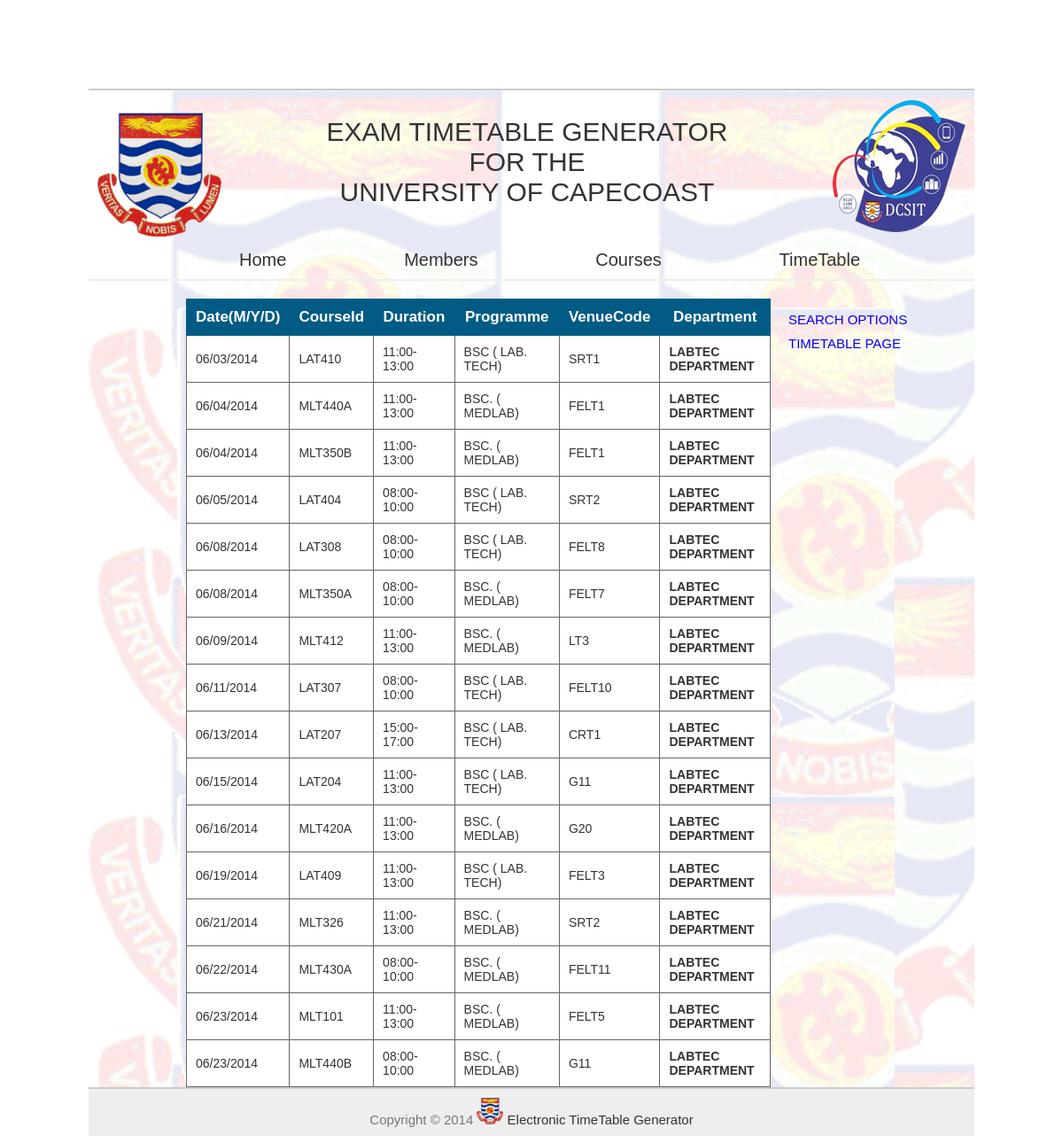
/sampleWebApp/finaladvancedSearchResults.php?departments=LABTEC DEPARTMENT, run on the app's committed database.
### tables this page shows
CREATE TABLE IF NOT EXISTS `finaltimetable` (
  `Level` int(30) NOT NULL,
  `Programme` varchar(255) NOT NULL,
  `FinalId` int(11) NOT NULL AUTO_INCREMENT,
  `CourseId` varchar(255) NOT NULL,
  `Date` varchar(50) NOT NULL,
  `Duration` varchar(255) NOT NULL,
  `VenueCode` varchar(255) NOT NULL,
  `department` varchar(100) NOT NULL,
  PRIMARY KEY (`FinalId`)
);

### sampleWebApp/finaladvancedSearchResults.php (the view, shortened to what this page needs)
<!DOCTYPE html>
<html xmlns="http://www.w3.org/1999/xhtml" xml:lang="en">
<head>
<link rel="stylesheet" href="css/main.css" type="text/css" />
<link rel="stylesheet" href="css/table.css" type="text/css" />
<link rel="stylesheet" href="css/paginationStyle.css" type="text/css" />
</head>
<body>
<div id="container">
  <div id="header">
		<?php include 'header.php'?>
  </div>
  <div id = "menuPanel">
			<?php include 'menuPanel.php'?>
   </div>
  <div id="sidebar" style="margin-left:20px;">
  <p><a href = "finaladvancedSearch.php" style = "font-size:15px;color:blue">SEARCH OPTIONS</a></p>
  <p><a href = "finaltimetable.php" style = "color:blue;text-align:center;font-size:15px;">
	TIMETABLE PAGE</a></p>
  </div>
  <div id = "content">
<?php
	$error_search = "";
    $query = $_GET['departments'];
    $min_length = 3;
    if(strlen($query) >= $min_length){
        $query = htmlspecialchars($query);
		$query = strtoupper($query);
        $query = mysql_real_escape_string($query);
        $raw_results = mysql_query("SELECT * FROM finaltimetable
            WHERE (`department` LIKE '%".$query."%') ORDER BY Date") or die(mysql_error());
        if(mysql_num_rows($raw_results) > 0){
				echo '<table border = "1" style="margin-top:-35px;margin-left:100px;" >';
				echo
						'<tr>
							<th            >Date(M/Y/D)  </th>
							<th colspan = 2>CourseId  </th>
							<th colspan = 2>Duration </th>
							<th colspan = 2>Programme </th>
							<th colspan = 2>VenueCode </th>
							<th colspan = 2>Department </th>
						</tr>';
	           while($results = mysql_fetch_array($raw_results)){
				echo
							'<tr>
								<td>' . $results['Date'] . '</td>
								<td colspan = 2>' . $results['CourseId'] . '</td>
								<td colspan = 2>' . $results['Duration'] . '</td>
								<td colspan = 2>' . $results['Programme'] . '</td>
								<td colspan = 2>' . $results['VenueCode'] . '</td>
								<td colspan = 2><strong>' . $results['department'] . '</strong></td>
							</tr>';
            }
        }
        else{
            $error_search = "NO RESULTS";
        }
    }
    else{
       $error_search = '<p class = "error" style = "text-align:center;color:red;font-weight:bold;">
			Minimum length of keyword is '.$min_length.'</p>';
    }
    echo '<p class="error" style = "text-align:center;color:red;font-weight:bold;">' . $error_search . '</p>';
	echo '</table>';
?>
</div>
  <div id="footer">
		<?php include 'footer.php'?>
  </div>
</div>
</body>
</html>

### sampleWebApp/css/main.css (style rules this page uses)
body { background-color:#fff; background-position:center; background-repeat:repeat-y; font-family: "Lucida Grande","Lucida Sans Unicode",geneva,verdana,sans-serif; font-size:10px; color:#777; }
#container { width:1000px; margin-top:100px; margin-left:auto; margin-right:auto; margin-bottom:0; background-image:url(images/background.gif); }
#header { margin:15px 0 0 0; padding:10px 10px 10px 10px; border-top:2px solid #ccc; height:150px; }
#menuPanel { border-bottom:2px solid #eee; margin-bottom:20px; }
#sidebar { float:right; width:200px; margin:5px 10px 10px 0; }
#content { margin:30px 50px 50px 10px; background-image: url(background.gif); background-repeat: repeat; font-size:15px; width:900px; }
#content p { padding:5px; line-height:18px; word-spacing: 0.1em; }
#footer { background-color:#eee; border-top:2px solid #ccc; padding:10px; text-align:center; font-size:15px; margin-top:-50px; }
a { color:#333; text-decoration:none; }

### sampleWebApp/css/table.css (style rules this page uses)
table { font-family: arial,sans-serif; font-size:14px; color:#333333; border: solid 1px #666; border-collapse: collapse; }
table th { font-size:17px; border: solid 1px #025B85; padding: 10px; background-color: #025B85; color:#fff; }
table td { padding: 10px; border: solid 1px #666; background-color: #ffffff; }

### sampleWebApp/css/paginationStyle.css (style rules this page uses)
tr:nth-child(even) { background: #CCC }

### data on the page
finaltimetable: Date "06/03/2014", CourseId "LAT410", Duration "11:00-13:00", Programme "BSC ( LAB. TECH)", VenueCode "SRT1", department "LABTEC DEPARTMENT"
finaltimetable: Date "06/04/2014", CourseId "MLT440A", Duration "11:00-13:00", Programme "BSC. ( MEDLAB)", VenueCode "FELT1", department "LABTEC DEPARTMENT"
finaltimetable: Date "06/04/2014", CourseId "MLT350B", Duration "11:00-13:00", Programme "BSC. ( MEDLAB)", VenueCode "FELT1", department "LABTEC DEPARTMENT"
finaltimetable: Date "06/05/2014", CourseId "LAT404", Duration "08:00-10:00", Programme "BSC ( LAB. TECH)", VenueCode "SRT2", department "LABTEC DEPARTMENT"
finaltimetable: Date "06/08/2014", CourseId "LAT308", Duration "08:00-10:00", Programme "BSC ( LAB. TECH)", VenueCode "FELT8", department "LABTEC DEPARTMENT"
finaltimetable: Date "06/08/2014", CourseId "MLT350A", Duration "08:00-10:00", Programme "BSC. ( MEDLAB)", VenueCode "FELT7", department "LABTEC DEPARTMENT"
finaltimetable: Date "06/09/2014", CourseId "MLT412", Duration "11:00-13:00", Programme "BSC. ( MEDLAB)", VenueCode "LT3", department "LABTEC DEPARTMENT"
finaltimetable: Date "06/11/2014", CourseId "LAT307", Duration "08:00-10:00", Programme "BSC ( LAB. TECH)", VenueCode "FELT10", department "LABTEC DEPARTMENT"
finaltimetable: Date "06/13/2014", CourseId "LAT207", Duration "15:00-17:00", Programme "BSC ( LAB. TECH)", VenueCode "CRT1", department "LABTEC DEPARTMENT"
finaltimetable: Date "06/15/2014", CourseId "LAT204", Duration "11:00-13:00", Programme "BSC ( LAB. TECH)", VenueCode "G11", department "LABTEC DEPARTMENT"
finaltimetable: Date "06/16/2014", CourseId "MLT420A", Duration "11:00-13:00", Programme "BSC. ( MEDLAB)", VenueCode "G20", department "LABTEC DEPARTMENT"
finaltimetable: Date "06/19/2014", CourseId "LAT409", Duration "11:00-13:00", Programme "BSC ( LAB. TECH)", VenueCode "FELT3", department "LABTEC DEPARTMENT"
finaltimetable: Date "06/21/2014", CourseId "MLT326", Duration "11:00-13:00", Programme "BSC. ( MEDLAB)", VenueCode "SRT2", department "LABTEC DEPARTMENT"
finaltimetable: Date "06/22/2014", CourseId "MLT430A", Duration "08:00-10:00", Programme "BSC. ( MEDLAB)", VenueCode "FELT11", department "LABTEC DEPARTMENT"
finaltimetable: Date "06/23/2014", CourseId "MLT101", Duration "11:00-13:00", Programme "BSC. ( MEDLAB)", VenueCode "FELT5", department "LABTEC DEPARTMENT"
finaltimetable: Date "06/23/2014", CourseId "MLT440B", Duration "08:00-10:00", Programme "BSC. ( MEDLAB)", VenueCode "G11", department "LABTEC DEPARTMENT"
